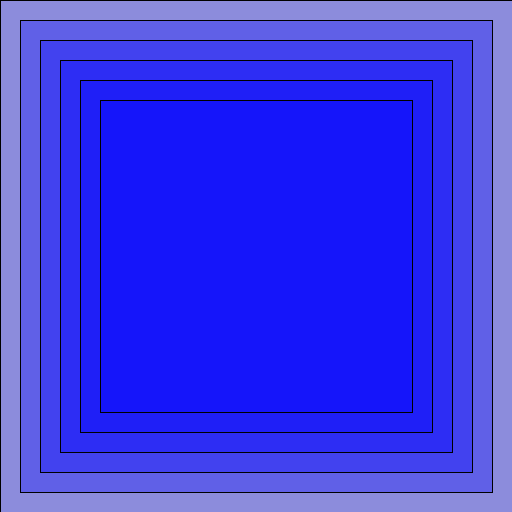
Frame 1 (no input)
Frame 60 (the mouse pressed at the canvas centre just before this capture): identical to frame 1, image omitted
Frame 120 (the mouse held since frame 60 and released just before this capture): identical to frame 1, image omitted

The Processing sketch that drew this single still picture (run headless with seeded random() and noise(); from frame 60 on, the mouse is pressed at the canvas centre):

// Processing sketch: quiz1_1
// ── quiz1_1.pde
int x=512;
int y=512;
void settings() {
    size(x, y);
}
void setup(){
    fill(0, 0, 255, 80);
    for (int i = 0; i < 6; i++) {
        rect(i*20,i*20,x-(40*i) , y-(40*i));
    }
}

void draw(){

}
